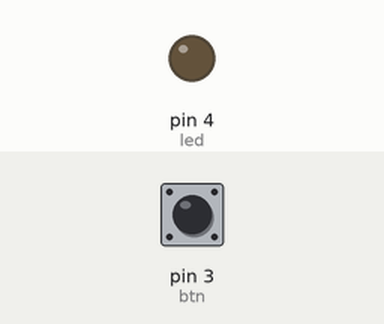
The sketch below on a simulated Arduino Uno, built with avr-gcc and run on an emulated ATmega328P. On the bench: output pins drawn as LEDs (lit = HIGH). The inputs (shaded band) are chosen by the test bench; at power-on: pin 3 (btn) LOW.

Above: at 1.2 s.
1.3 s: pin 3 (btn) pulled HIGH for 3.2 s
At 5.4 s:
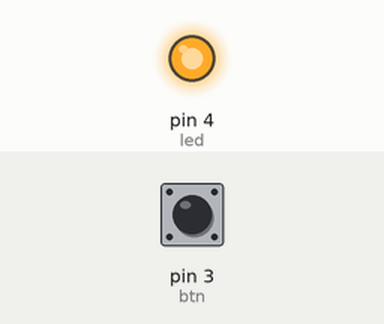
6.3 s: pin 3 (btn) pulled HIGH for 0.15 s
At 8.1 s:
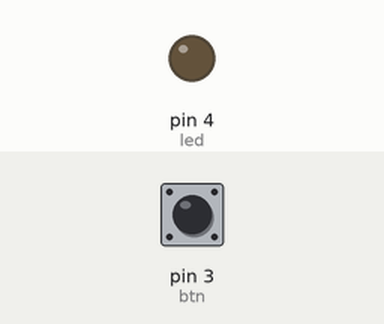
Timing chart, 0 to 9.6 s (numbered marks = the images above; inputs shaded):
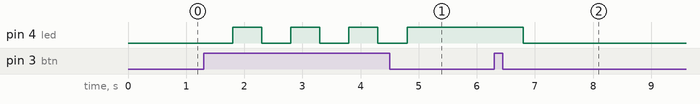

Measured:
- after the input at 1.3 s, pin 4 (led): alternates HIGH for 0.50 s and LOW for 0.50 s, 7 changes in all, then stays HIGH, starting after 0.50 s
- after the input at 6.3 s, pin 4 (led): HIGH → LOW after 0.50 s

The sketch:

class06.ino
```cpp
#define led 4
#define btn 3

int leitura = 0; // Variável para leitura do pushbutton
int armazena = 0; // Variável para armazenar valores do pushbutton

void setup() {
  pinMode(led, OUTPUT); // Define o pino do led como saída do Arduino
  pinMode(btn, INPUT); // Define o pino do pushbutton como entrada do Arduino
}

void loop() {
  leitura = digitalRead(btn); // Lê o estado do pushbutton: HIGH ou LOW

  if (leitura == HIGH) { // Verifica se o pushbutton está pressionado
    armazena = !armazena; // Inverte o valor da variável armazena
    delay(500); // Delay para debounce (evitar múltiplas leituras por um único pressionamento)
  }

  if (armazena == HIGH) {
    digitalWrite(led, HIGH); // Liga o led
  } else {
    digitalWrite(led, LOW); // Desliga o led
  }
}
```
